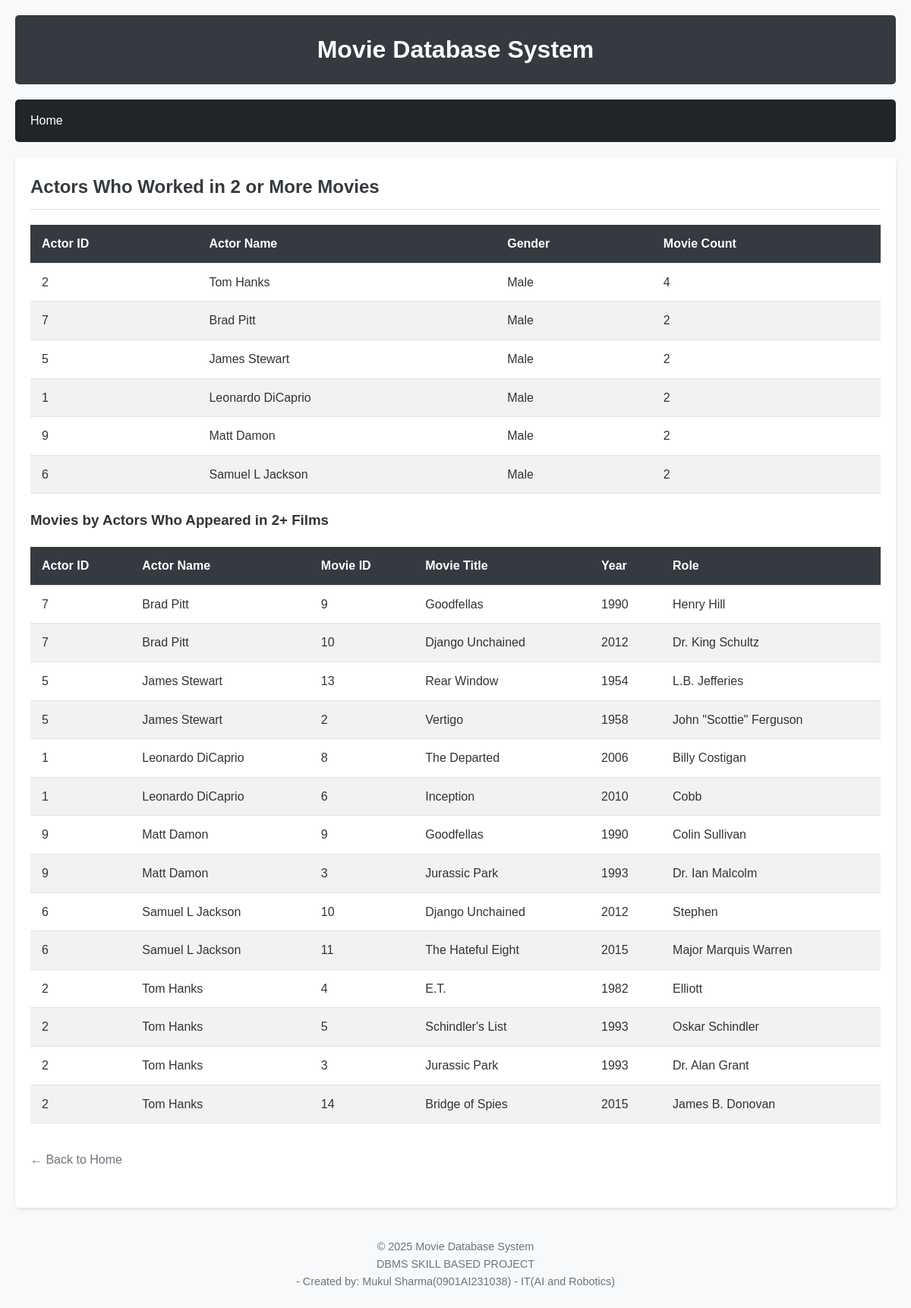
/query2.php, run on the app's committed database.
### tables this page shows
CREATE TABLE IF NOT EXISTS ACTOR (
    Act_id INT PRIMARY KEY,
    Act_Name VARCHAR(100) NOT NULL,
    Act_Gender VARCHAR(10)
);

CREATE TABLE IF NOT EXISTS MOVIE_CAST (
    Act_id INT,
    Mov_id INT,
    Role VARCHAR(100),
    PRIMARY KEY (Act_id, Mov_id),
    FOREIGN KEY (Act_id) REFERENCES ACTOR(Act_id),
    FOREIGN KEY (Mov_id) REFERENCES MOVIES(Mov_id)
);

CREATE TABLE IF NOT EXISTS MOVIES (
    Mov_id INT PRIMARY KEY,
    Mov_Title VARCHAR(100) NOT NULL,
    Mov_Year INT,
    Mov_Lang VARCHAR(50),
    Dir_id INT,
    FOREIGN KEY (Dir_id) REFERENCES DIRECTOR(Dir_id)
);

### query2.php (the view, shortened to what this page needs)
<?php
require_once 'config.php';
require_once 'template.php';
generateHeader("Actors in Multiple Movies");
$sql = "SELECT a.Act_id, a.Act_Name, a.Act_Gender, COUNT(mc.Mov_id) AS movie_count
        FROM ACTOR a
        JOIN MOVIE_CAST mc ON a.Act_id = mc.Act_id
        GROUP BY a.Act_id, a.Act_Name, a.Act_Gender
        HAVING COUNT(mc.Mov_id) >= 2
        ORDER BY movie_count DESC, a.Act_Name";
$result = $conn->query($sql);
echo '<section>';
echo '<h2>Actors Who Worked in 2 or More Movies</h2>';
if ($result && $result->num_rows > 0) {
    $columns = ['Actor ID', 'Actor Name', 'Gender', 'Movie Count'];
    generateTableHeader($columns);
    while ($row = $result->fetch_assoc()) {
        echo '<tr>';
        echo '<td>' . $row["Act_id"] . '</td>';
        echo '<td>' . $row["Act_Name"] . '</td>';
        echo '<td>' . $row["Act_Gender"] . '</td>';
        echo '<td>' . $row["movie_count"] . '</td>';
        echo '</tr>';
    }
    generateTableFooter();
    echo '<h3>Movies by Actors Who Appeared in 2+ Films</h3>';
    $moviesQuery = "
        SELECT a.Act_id, a.Act_Name, m.Mov_id, m.Mov_Title, m.Mov_Year, mc.Role
        FROM ACTOR a
        JOIN MOVIE_CAST mc ON a.Act_id = mc.Act_id
        JOIN MOVIES m ON mc.Mov_id = m.Mov_id
        WHERE a.Act_id IN (
            SELECT a2.Act_id
            FROM ACTOR a2
            JOIN MOVIE_CAST mc2 ON a2.Act_id = mc2.Act_id
            GROUP BY a2.Act_id
            HAVING COUNT(mc2.Mov_id) >= 2
        )
        ORDER BY a.Act_Name, m.Mov_Year
    ";
    $moviesResult = $conn->query($moviesQuery);
    if ($moviesResult && $moviesResult->num_rows > 0) {
        while ($row = $moviesResult->fetch_assoc()) {
            echo '<tr>';
            echo '<td>' . $row["Act_id"] . '</td>';
            echo '<td>' . $row["Act_Name"] . '</td>';
            echo '<td>' . $row["Mov_id"] . '</td>';
            echo '<td>' . $row["Mov_Title"] . '</td>';
            echo '<td>' . $row["Mov_Year"] . '</td>';
            echo '<td>' . $row["Role"] . '</td>';
            echo '</tr>';
        }
    }
} else {
    echo '<p>No actors found who worked in 2 or more movies.</p>';
}
displayBackLink();
echo '</section>';
generateFooter();
?>

### template.php (shortened to what this page needs)
<?php
function generateHeader($pageTitle) {
    echo '<!DOCTYPE html>
    <html lang="en">
    <head>
        <meta charset="UTF-8">
        <meta name="viewport" content="width=device-width, initial-scale=1.0">
        <title>' . $pageTitle . ' - Movie Database</title>
        <link rel="stylesheet" href="style.css">
    </head>
    <body>
        <div class="container">
            <header>
                <h1>Movie Database System</h1>
            </header>
            <nav>
                <ul>
                    <li><a href="index.php">Home</a></li>
                </ul>
            </nav>
            <main>';
}
function generateFooter() {
    echo '
            </main>
            <footer>
                <p>&copy; 2025 Movie Database System </p>
                <p>DBMS SKILL BASED PROJECT </p>
                <p>- Created by: Mukul Sharma(0901AI231038) - IT(AI and Robotics)</p>
            </footer>
        </div>
    </body>
    </html>';
}
function generateTableHeader($columns) {
    echo '<table class="result-table">
        <thead>
            <tr>';
    foreach ($columns as $column) {
        echo '<th>' . $column . '</th>';
    }
    echo '</tr>
        </thead>
        <tbody>';
}
function generateTableFooter() {
    echo '</tbody>
    </table>';
}
function displayBackLink() {
    echo '<a href="index.php" class="back-link">← Back to Home</a>';
}
?>

### style.css (style rules this page uses)
* { box-sizing: border-box; margin: 0; padding: 0; }
body { font-family: 'Arial', sans-serif; line-height: 1.6; background-color: #f8f9fa; color: #333; }
.container { max-width: 1200px; margin: 0 auto; padding: 20px; }
header { background-color: #343a40; color: white; text-align: center; padding: 20px 0; margin-bottom: 20px; border-radius: 5px; }
nav { background-color: #212529; border-radius: 5px; margin-bottom: 20px; }
nav ul { display: flex; flex-wrap: wrap; list-style: none; padding: 0; }
nav ul li { padding: 0; }
nav ul li a { color: white; text-decoration: none; padding: 15px 20px; display: block; transition: background-color 0.3s ease; }
main { background-color: white; padding: 20px; border-radius: 5px; box-shadow: 0 2px 5px rgba(0, 0, 0, 0.1); margin-bottom: 20px; }
section { margin-bottom: 30px; }
h2 { color: #343a40; margin-bottom: 15px; padding-bottom: 10px; border-bottom: 1px solid #dee2e6; }
.result-table { width: 100%; border-collapse: collapse; margin: 20px 0; }
.result-table th, .result-table td { padding: 12px 15px; text-align: left; border-bottom: 1px solid #dee2e6; }
.result-table th { background-color: #343a40; color: white; }
.result-table tr:nth-child(even) { background-color: #f2f2f2; }
footer { text-align: center; padding: 20px; color: #6c757d; font-size: 0.9rem; }
.back-link { display: inline-block; margin-top: 15px; color: #6c757d; text-decoration: none; }

### data on the page
actor: Act_id "2", Act_Name "Tom Hanks", Act_Gender "Male", movie_count "4"
actor: Act_id "7", Act_Name "Brad Pitt", Act_Gender "Male", movie_count "2"
actor: Act_id "5", Act_Name "James Stewart", Act_Gender "Male", movie_count "2"
actor: Act_id "1", Act_Name "Leonardo DiCaprio", Act_Gender "Male", movie_count "2"
actor: Act_id "9", Act_Name "Matt Damon", Act_Gender "Male", movie_count "2"
actor: Act_id "6", Act_Name "Samuel L Jackson", Act_Gender "Male", movie_count "2"
movie_cast: Act.Act_id "7", Act.Act_Name "Brad Pitt", Mov.Mov_id "9", Mov.Mov_Title "Goodfellas", Mov.Mov_Year "1990", Role "Henry Hill"
movie_cast: Act.Act_id "7", Act.Act_Name "Brad Pitt", Mov.Mov_id "10", Mov.Mov_Title "Django Unchained", Mov.Mov_Year "2012", Role "Dr. King Schultz"
movie_cast: Act.Act_id "5", Act.Act_Name "James Stewart", Mov.Mov_id "13", Mov.Mov_Title "Rear Window", Mov.Mov_Year "1954", Role "L.B. Jefferies"
movie_cast: Act.Act_id "5", Act.Act_Name "James Stewart", Mov.Mov_id "2", Mov.Mov_Title "Vertigo", Mov.Mov_Year "1958", Role "John \"Scottie\" Ferguson"
movie_cast: Act.Act_id "1", Act.Act_Name "Leonardo DiCaprio", Mov.Mov_id "8", Mov.Mov_Title "The Departed", Mov.Mov_Year "2006", Role "Billy Costigan"
movie_cast: Act.Act_id "1", Act.Act_Name "Leonardo DiCaprio", Mov.Mov_id "6", Mov.Mov_Title "Inception", Mov.Mov_Year "2010", Role "Cobb"
movie_cast: Act.Act_id "9", Act.Act_Name "Matt Damon", Mov.Mov_id "9", Mov.Mov_Title "Goodfellas", Mov.Mov_Year "1990", Role "Colin Sullivan"
movie_cast: Act.Act_id "9", Act.Act_Name "Matt Damon", Mov.Mov_id "3", Mov.Mov_Title "Jurassic Park", Mov.Mov_Year "1993", Role "Dr. Ian Malcolm"
movie_cast: Act.Act_id "6", Act.Act_Name "Samuel L Jackson", Mov.Mov_id "10", Mov.Mov_Title "Django Unchained", Mov.Mov_Year "2012", Role "Stephen"
movie_cast: Act.Act_id "6", Act.Act_Name "Samuel L Jackson", Mov.Mov_id "11", Mov.Mov_Title "The Hateful Eight", Mov.Mov_Year "2015", Role "Major Marquis Warren"
movie_cast: Act.Act_id "2", Act.Act_Name "Tom Hanks", Mov.Mov_id "4", Mov.Mov_Title "E.T.", Mov.Mov_Year "1982", Role "Elliott"
movie_cast: Act.Act_id "2", Act.Act_Name "Tom Hanks", Mov.Mov_id "5", Mov.Mov_Title "Schindler's List", Mov.Mov_Year "1993", Role "Oskar Schindler"
movie_cast: Act.Act_id "2", Act.Act_Name "Tom Hanks", Mov.Mov_id "3", Mov.Mov_Title "Jurassic Park", Mov.Mov_Year "1993", Role "Dr. Alan Grant"
movie_cast: Act.Act_id "2", Act.Act_Name "Tom Hanks", Mov.Mov_id "14", Mov.Mov_Title "Bridge of Spies", Mov.Mov_Year "2015", Role "James B. Donovan"

### other printed values
$column "Actor ID"
$column "Actor Name"
$column "Gender"
$column "Movie Count"
$column "Movie ID"
$column "Movie Title"
$column "Year"
$column "Role"
